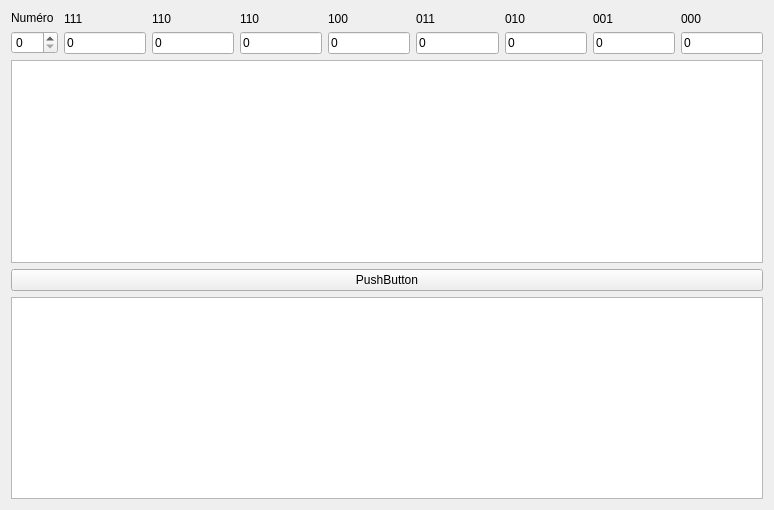
<?xml version="1.0" encoding="UTF-8"?>
<ui version="4.0">
 <class>MainWindow</class>
 <widget class="QMainWindow" name="MainWindow">
  <property name="geometry">
   <rect>
    <x>0</x>
    <y>0</y>
    <width>774</width>
    <height>510</height>
   </rect>
  </property>
  <property name="windowTitle">
   <string>AutoCell</string>
  </property>
  <widget class="QWidget" name="centralWidget">
   <layout class="QVBoxLayout" name="verticalLayout_10">
    <item>
     <layout class="QHBoxLayout" name="horizontalLayout">
      <item>
       <layout class="QVBoxLayout" name="verticalLayout">
        <item>
         <widget class="QLabel" name="numeroLabel">
          <property name="text">
           <string>Numéro</string>
          </property>
         </widget>
        </item>
        <item>
         <widget class="QSpinBox" name="numeroInput">
          <property name="maximum">
           <number>255</number>
          </property>
         </widget>
        </item>
       </layout>
      </item>
      <item>
       <layout class="QVBoxLayout" name="verticalLayout_9">
        <item>
         <widget class="QLabel" name="bitLabel1">
          <property name="text">
           <string>111</string>
          </property>
         </widget>
        </item>
        <item>
         <widget class="QLineEdit" name="bit1">
          <property name="text">
           <string>0</string>
          </property>
          <property name="maxLength">
           <number>1</number>
          </property>
         </widget>
        </item>
       </layout>
      </item>
      <item>
       <layout class="QVBoxLayout" name="verticalLayout_8">
        <item>
         <widget class="QLabel" name="bitLabel2">
          <property name="text">
           <string>110</string>
          </property>
         </widget>
        </item>
        <item>
         <widget class="QLineEdit" name="bit2">
          <property name="text">
           <string>0</string>
          </property>
          <property name="maxLength">
           <number>1</number>
          </property>
         </widget>
        </item>
       </layout>
      </item>
      <item>
       <layout class="QVBoxLayout" name="verticalLayout_7">
        <item>
         <widget class="QLabel" name="bitLabel3">
          <property name="text">
           <string>110</string>
          </property>
         </widget>
        </item>
        <item>
         <widget class="QLineEdit" name="bit3">
          <property name="text">
           <string>0</string>
          </property>
          <property name="maxLength">
           <number>1</number>
          </property>
         </widget>
        </item>
       </layout>
      </item>
      <item>
       <layout class="QVBoxLayout" name="verticalLayout_6">
        <item>
         <widget class="QLabel" name="bitLabel4">
          <property name="text">
           <string>100</string>
          </property>
         </widget>
        </item>
        <item>
         <widget class="QLineEdit" name="bit4">
          <property name="text">
           <string>0</string>
          </property>
          <property name="maxLength">
           <number>1</number>
          </property>
         </widget>
        </item>
       </layout>
      </item>
      <item>
       <layout class="QVBoxLayout" name="verticalLayout_5">
        <item>
         <widget class="QLabel" name="bitLabel5">
          <property name="text">
           <string>011</string>
          </property>
         </widget>
        </item>
        <item>
         <widget class="QLineEdit" name="bit5">
          <property name="text">
           <string>0</string>
          </property>
          <property name="maxLength">
           <number>1</number>
          </property>
         </widget>
        </item>
       </layout>
      </item>
      <item>
       <layout class="QVBoxLayout" name="verticalLayout_4">
        <item>
         <widget class="QLabel" name="bitLabel6">
          <property name="text">
           <string>010</string>
          </property>
         </widget>
        </item>
        <item>
         <widget class="QLineEdit" name="bit6">
          <property name="text">
           <string>0</string>
          </property>
          <property name="maxLength">
           <number>1</number>
          </property>
         </widget>
        </item>
       </layout>
      </item>
      <item>
       <layout class="QVBoxLayout" name="verticalLayout_3">
        <item>
         <widget class="QLabel" name="bitLabel7">
          <property name="text">
           <string>001</string>
          </property>
         </widget>
        </item>
        <item>
         <widget class="QLineEdit" name="bit7">
          <property name="text">
           <string>0</string>
          </property>
          <property name="maxLength">
           <number>1</number>
          </property>
         </widget>
        </item>
       </layout>
      </item>
      <item>
       <layout class="QVBoxLayout" name="verticalLayout_2">
        <item>
         <widget class="QLabel" name="bitLabel8">
          <property name="text">
           <string>000</string>
          </property>
         </widget>
        </item>
        <item>
         <widget class="QLineEdit" name="bit8">
          <property name="text">
           <string>0</string>
          </property>
          <property name="maxLength">
           <number>1</number>
          </property>
         </widget>
        </item>
       </layout>
      </item>
     </layout>
    </item>
    <item>
     <widget class="QTableWidget" name="grilleDepart">
      <property name="verticalScrollBarPolicy">
       <enum>Qt::ScrollBarAlwaysOff</enum>
      </property>
      <property name="rowCount">
       <number>0</number>
      </property>
      <property name="columnCount">
       <number>0</number>
      </property>
      <attribute name="horizontalHeaderVisible">
       <bool>false</bool>
      </attribute>
      <attribute name="verticalHeaderVisible">
       <bool>false</bool>
      </attribute>
     </widget>
    </item>
    <item>
     <widget class="QPushButton" name="btnPlaySimulation">
      <property name="text">
       <string>PushButton</string>
      </property>
     </widget>
    </item>
    <item>
     <widget class="QTableWidget" name="grille">
      <property name="verticalScrollBarPolicy">
       <enum>Qt::ScrollBarAlwaysOff</enum>
      </property>
      <attribute name="horizontalHeaderVisible">
       <bool>false</bool>
      </attribute>
      <attribute name="verticalHeaderVisible">
       <bool>false</bool>
      </attribute>
     </widget>
    </item>
   </layout>
  </widget>
 </widget>
 <layoutdefault spacing="6" margin="11"/>
 <resources/>
 <connections/>
</ui>
